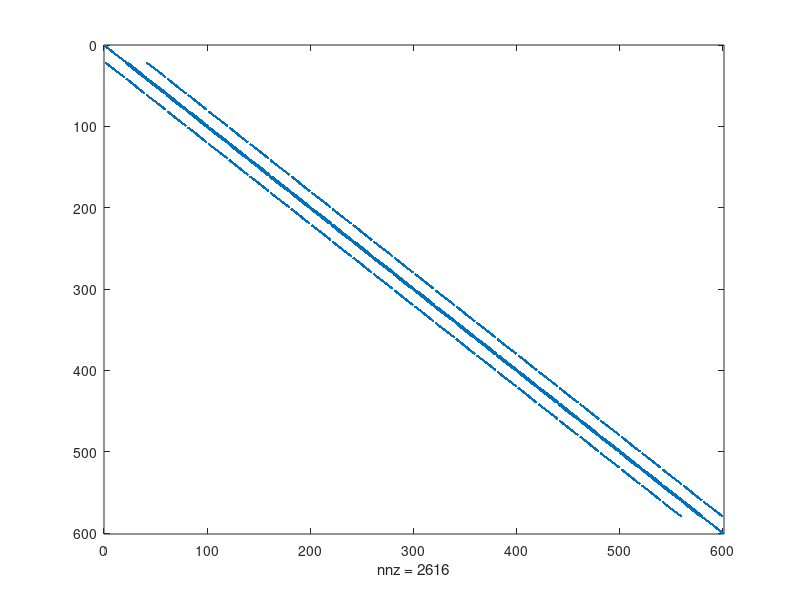
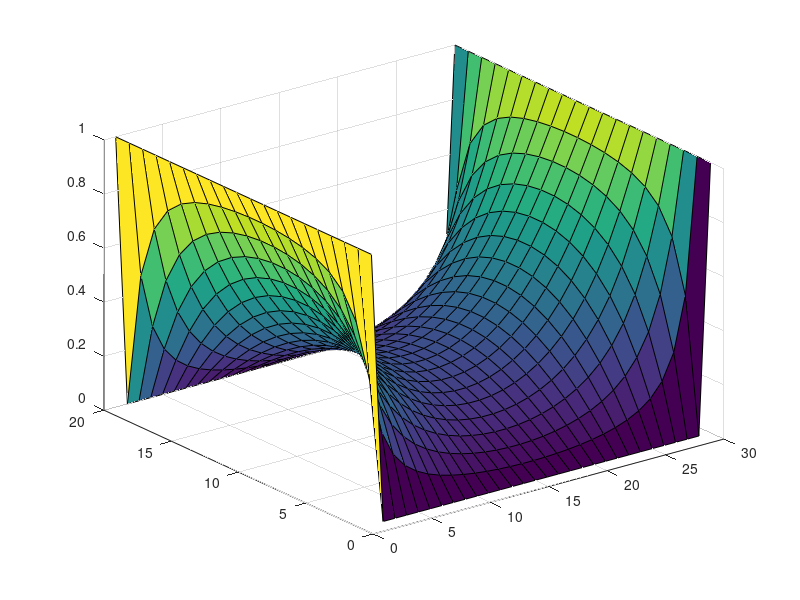
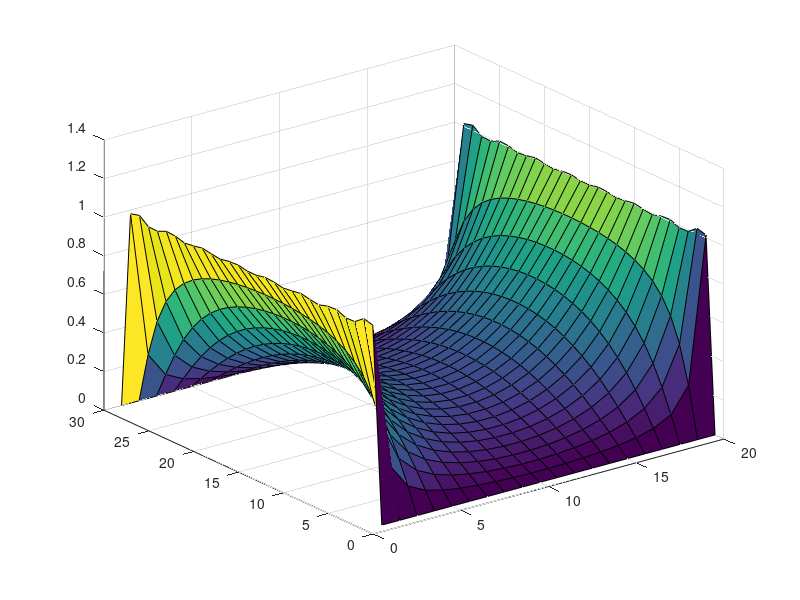
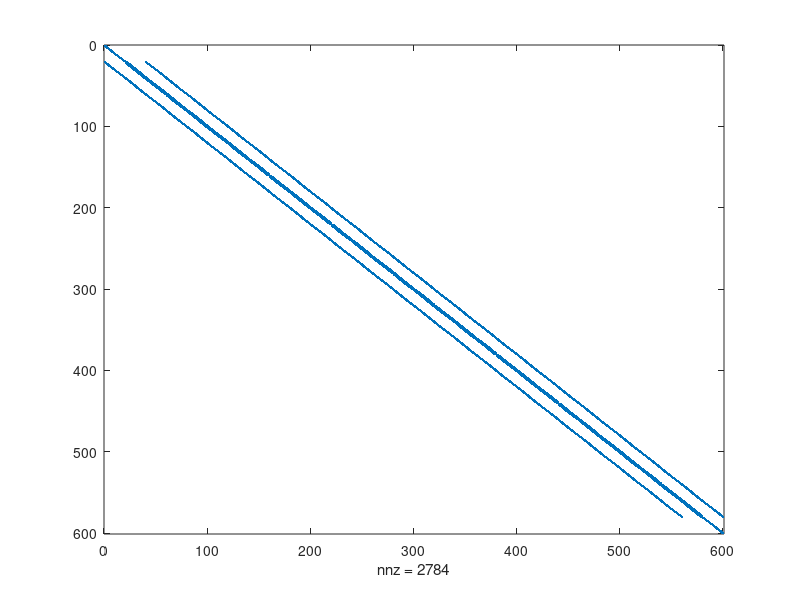

The MATLAB source for these figures, in order:
clear
clc

nx = 20;
ny = 30;
Vo = 1;
delx = 1e-3;
dely = 1e-3;
Acond = 1;
Bcond = 10E-2;

G = sparse(nx*ny,nx*ny);
Vv = zeros(nx*ny,1);
V = zeros(nx,ny);
B = zeros((nx*ny),1);

cMap = ones(nx, ny);
% cMap = zeros(nx, ny);
% 
% for j = 1:ny
%     for i = 1:nx
%         cMap(i,j) = Acond;
%         if ((j<((2/3)*ny))&&((j>((1/3)*ny))&&(i<((1/3)*nx))))|| ((j<((2/3)*ny))&&((j>((1/3)*ny))&&(i>((2/3)*nx))))
%             cMap(i,j) = Bcond;
%         end
%     end
% end
        
        
        
        
%Initialize Left Boundary Conditions
for i = 1:nx*ny
    B(i,1) = Vo;
    B(i,ny) = Vo;
end
        
%Set diagonal
for j = 1:ny
    for i = 1:nx
        n = i+(j-1)*nx;
        %Set the Boundary Nodes
        if j == 1
            G(n,:) = 0;
            G(n,n) = 1; 
            B(n,1) = 1;
            
        elseif j == ny
            G(n,:) = 0;
            G(n,n) = 1;
            B(n,1) = 1;
            
        elseif i == 1
            %Mapping
            nym = (i)+(j-2)*nx;
            nyp = (i)+(j)*nx;
            nxp = (i+1)+(j-1)*nx;
            G(n,n) = 1;
            B(n,1) = 0;

            
        elseif i == nx
            %Mapping
            nym = (i)+(j-2)*nx;
            nyp = (i)+(j)*nx;
            nxm = (i-1)+(j-1)*nx;
            G(n,n) = 1;
            B(n,1) = 0;
                      

        else
            %Mapping
            nym = (i)+(j-2)*nx;
            nyp = (i)+(j)*nx;
            nxm = (i-1)+(j-1)*nx;
            nxp = (i+1)+(j-1)*nx;



            G(n,n) = -4;
            G(n,nym) = 1;
            G(n,nyp) = 1;
            G(n,nxm) = 1;
            G(n,nxp) = 1;
            B(n,1) = 0;
        end
   
    end
end

figure(1)
spy(G)
Vv = G\B;

for j = 1:ny
    for i = 1:nx
        n = i+(j-1)*nx;
        V(i,j) = Vv(n,1);
    end
end

figure(2)
surf(V)

% %Analytical Soln
nx = 20;
ny = 30;
W = 3;
L = 2;
Vanal = zeros(ny,nx);
y = linspace(0,L,ny);
x = linspace(-W/2,W/2, nx); 
a = L;
b = W/2;
[X,Y] = meshgrid(x,y);

for n = 1:2:100
    Vanal = Vanal +((4*Vo)/pi)* ((1/n)*(cosh((n*pi*X)./a)./(cosh((n*pi*b)./a))).*sin(((n*pi*Y)./a)));
end


figure(3)
surf(Vanal)


















%Part 2

%Initialize Left Boundary Conditions
for i = 1:nx*ny
    B(i,1) = Vo;
    B(i,ny) = 0;
end
        
%Set diagonal
for j = 1:ny
    for i = 1:nx
        n = i+(j-1)*nx;
        %Set the Boundary Nodes
        if j == 1
            G(n,:) = 0;
            G(n,n) = 1; 
%             B(n,1) = 0;
            
        elseif j == ny
            G(n,:) = 0;
            G(n,n) = 1;
            B(n,1) = 0;
            
        elseif i == 1
            %Mapping
            nxm = (i)+(j-2)*nx;
            nxp = (i)+(j)*nx;
            nyp = (i+1)+(j-1)*nx;
            G(n,:) = 0;
            G(n,n) = 1;
            B(n,1) = 0;
            
            rxm = ((cMap(i,j) + cMap(i,j-1))/2);
            rxp = ((cMap(i,j) + cMap(i,j+1))/2);            
            ryp = ((cMap(i,j) + cMap(i+1,j))/2);

            G(n,n) = -(rxp+rxm+ryp);
            G(n,nxm) = rxm;
            G(n,nyp) = ryp;
            G(n,nxp) = rxp;
            
        elseif i == nx
            %Mapping
            nym = (i-1)+(j-1)*nx;
            nxp = (i)+(j)*nx;
            nxm = (i)+(j-2)*nx;
            G(n,:) = 0;
            G(n,n) = 1;
            B(n,1) = 0;
            
            rxm = ((cMap(i,j) + cMap(i,j-1))/2);
            rxp = ((cMap(i,j) + cMap(i,j+1))/2);            
            rym = ((cMap(i,j) + cMap(i-1,j))/2);

            G(n,n) = -(rxm+rym+rxp);
            G(n,nym) = rym;
            G(n,nxm) = rxm;
            G(n,nxp) = rxp;            

        else
            %Mapping
            nym = (i-1)+(j-1)*nx;
            nyp = (i+1)+(j-1)*nx;
            nxm = (i)+(j-2)*nx;
            nxp = (i)+(j)*nx;

            rym = ((cMap(i,j) + cMap(i-1,j))/2);
            ryp = ((cMap(i,j) + cMap(i+1,j))/2);            
            rxm = ((cMap(i,j) + cMap(i,j-1))/2);        
            rxp = ((cMap(i,j) + cMap(i,j+1))/2);       
      
   
            G(n,n) = -(rxm+rxp+rym+ryp);
            G(n,nym) = rym;
            G(n,nyp) = ryp;
            G(n,nxm) = rxm;
            G(n,nxp) = rxp; 
            B(n,1) = 0;
            


        end
   
    end
end

figure(4)
spy(G)
Vv = G\B;

for j = 1:ny
    for i = 1:nx
        n = i+(j-1)*nx;
        V(i,j) = Vv(n,1);
    end
end

figure(5)
surf(V)





for j = 1:ny
    for i = 1:nx
        if j == 1
            Ex(i,j) = (V(i,j+1)-V(i,j));
        elseif j == ny
            Ex(i,j) = (V(i,j)-V(i,j-1));
        else
            Ex(i,j) = (V(i,j+1)-V(i,j-1))*0.5;
        end
        if i == 1
            Ey(i,j) = (V(i+1,j)-V(i,j));
        elseif i == nx
            Ey(i,j) = (V(i,j)-V(i-1,j));
        else
            Ey(i,j) = (V(i+1,j)-V(i-1,j))*0.5;
        end
    end
end

Ex = -Ex;
Ey = -Ex;

eflowx = cMap.*Ex;
eflowy = cMap.*Ey;

C0 = sum(eflowx(1,:));
Cnx = sum(eflowx(nx,:));
Curr = (C0+Cnx)*0.5;





















